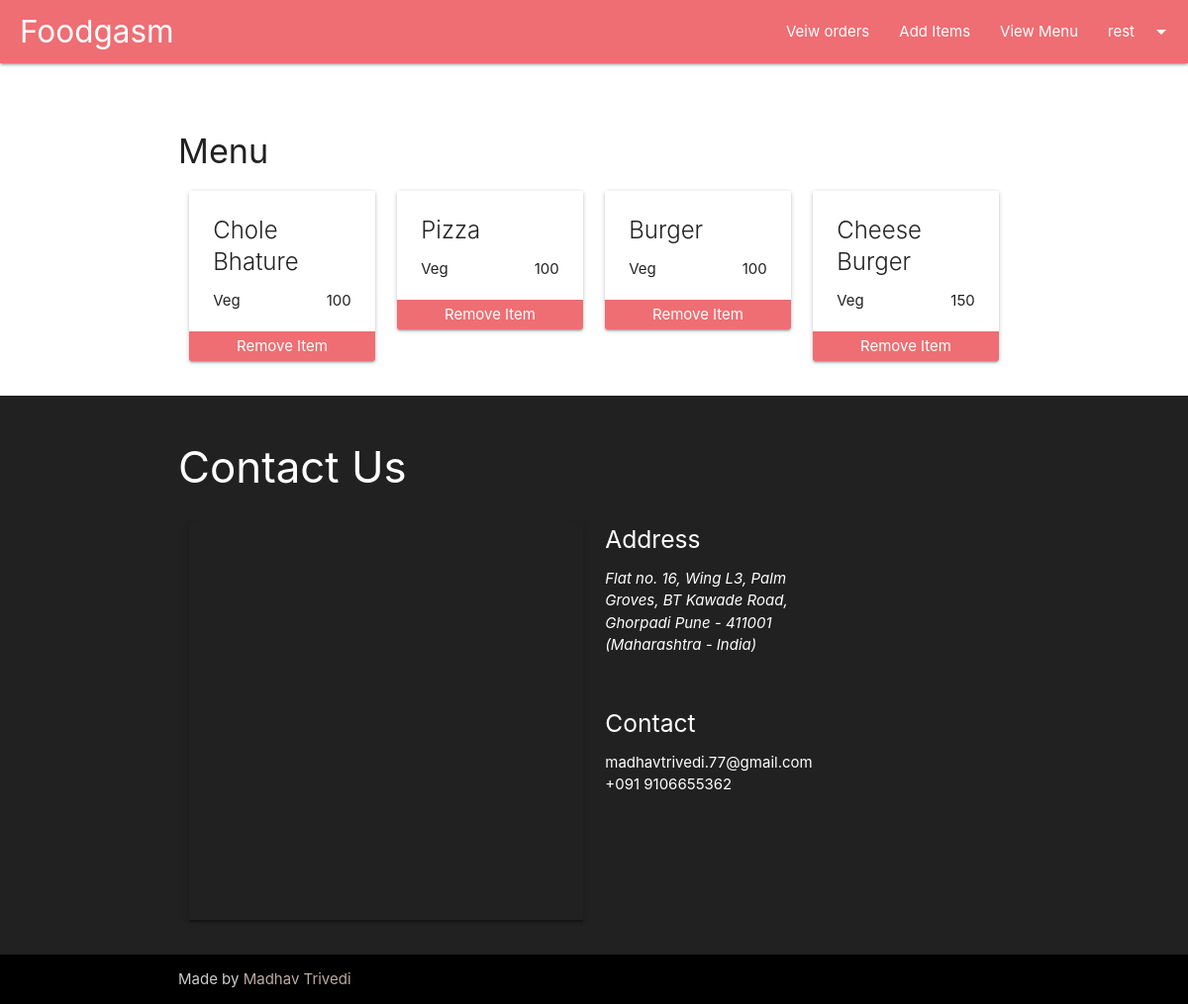
Page /restaurant.php (signed in) on the committed database.
### tables this page shows
CREATE TABLE `items` (
  `item_id` int(5) NOT NULL,
  `restaurant_id` int(5) NOT NULL,
  `item_name` varchar(50) NOT NULL,
  `price` int(11) NOT NULL,
  `type` int(1) NOT NULL,
  `image` int(11) DEFAULT NULL
);

### restaurant.php (the view, shortened to what this page needs)
<?php
include('config\database.php');
?>
<?php include("header.php") ?>
<div class="container" style="margin-top: 70px;">
    <h4>Menu</h4>
    <div class="row">
        <?php
        $id = $_SESSION['id'];
        $getMenuItems = mysqli_query($db, "SELECT * from items WHERE restaurant_id = $id");
        foreach ($getMenuItems as $data) {
        ?>
            <div class="col s6 m3">
                <div class="card">
                    <div class="card-content">
                        <p id="<?= $data['item_id']; ?>" class="card-title"><?= $data['item_name']; ?></p>
                        <p style="float:left;"><?php $data['type'] == 1 ? printf("Veg") : printf("Non-Veg"); ?></p>
                        <p style="float:right;"><?= $data['price']; ?></p>
                    </div>
                    <div class="card-action remove" style="cursor: pointer; height: 30px; background: #ee6e73; border: 0px; padding-top: 4px; text-align: center;">
                        <span class="white-text">Remove Item</span>
                    </div>
                </div>
            </div>
        <?php } ?>
    </div>
</div>
<?php include("footer.php") ?>
</body>
</html>

### header.php (shortened to what this page needs)
<!DOCTYPE html>
<html lang="en">
<head>
    <link href="css/materialize.css" type="text/css" rel="stylesheet" media="screen,projection" />
    <link href="css/style.css" type="text/css" rel="stylesheet" media="screen,projection" />
</head>
<body>
    <div class="navbar-fixed">
        <nav>
            <div class="nav-wrapper">
                <a href="index.php" class="brand-logo white-text" style="padding-left: 20px;">Foodgasm</a>
                <ul class="right hide-on-med-and-down">
                    <?php
                    if (isset($_SESSION['name'])) {
                        if ($_SESSION['user_type'] == 0) { ?>
                            <li><a href="home.php" class="white-text">Home</a></li>
                            <li><a href="restaurant.php" class="white-text">View Restaurants</a></li>
                            <li><a href="#view_cart" class="white-text">Veiw orders</a></li>
                            <li><a href="#view_orders" class="white-text">View Users</a></li>
                        <?php } else { ?>
                            <li><a href="view_orders.php" class="white-text">Veiw orders</a></li>
                            <li><a href="#add_items" class="white-text modal-trigger">Add Items</a></li>
                            <li><a href="restaurant.php" class="white-text">View Menu</a></li>
                        <?php } ?>
                        <li><a class="dropdown-trigger white-text" href="#!" data-target="user_drop"><?= $_SESSION['name']; ?><i class="material-icons right">arrow_drop_down</i></a>
                    <?php } ?>
                </ul>
            </div>
        </nav>
    </div>

### footer.php
<footer id="contactUs" class="scrollspy page-footer grey darken-4">
            <div class="container">
                <div class="row">
                    <h3 class="white-text">Contact Us</h3>
                    <div class="col l6 s12">
                        <p class="grey-text text-lighten-4">
                            <div id="map-container-google-11" class="z-depth-1-half map-container-6" style="height: 400px">
                                <iframe
                                src="https://www.google.com/maps/embed?pb=!1m14!1m8!1m3!1d60532.572656792436!2d73.81509!3d18.515983!3m2!1i1024!2i768!4f13.1!3m3!1m2!1s0x0%3A0x771e89770c4697a3!2sMIT+School+of+Management!5e0!3m2!1sen!2sin!4v1561132760347!5m2!1sen!2sin"
                                width="450" height="400" frameborder="0" style="border:0" allowfullscreen></iframe>
                            </div>
                        </p>
                    </div>
                    <div class="col l3 s12">
                        <h5 class="white-text">Address</h5>
                        <p>
                            <address>
                                Flat no. 16, Wing L3,
                                Palm Groves,
                                BT Kawade Road, Ghorpadi
                                Pune - 411001
                                (Maharashtra - India)
                            </address>
                        </p>
                        <br>
                        <h5 class="white-text">Contact</h5>
                        <ul>
                            <li><a class="white-text" href="madhavtrivedi.77@gmail.com">madhavtrivedi.77@gmail.com</a></li>
                            <li><a class="white-text" href="tel:+091 9106655362">+091 9106655362</a></li>
                        </ul>
                    </div>
                </div>
            </div>
            <div class="footer-copyright black scrollspy">
                <div class="container">
                    Made by <a class="brown-text text-lighten-3" href="https://www.linkedin.com/in/madhavpt/">Madhav Trivedi</a>
                </div>
            </div>
        </footer>

### css/style.css (style rules this page uses)
nav ul a, nav .brand-logo { color: #444; }
p { line-height: 2rem; }
footer.page-footer { margin: 0; }

### rows in the picture
items: item_name "Chole Bhature", value "Veg", price "100"
items: item_name "Pizza", value "Veg", price "100"
items: item_name "Burger", value "Veg", price "100"
items: item_name "Cheese Burger", value "Veg", price "150"

### other values in the picture
$_SESSION['name'] "rest"
